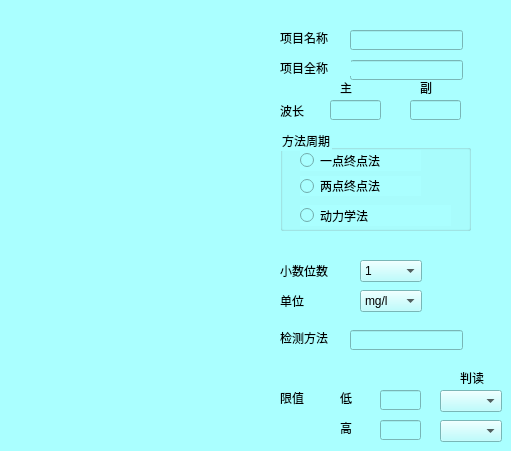
     <widget class="QWidget" name="tab_4">
      <property name="styleSheet">
       <string notr="true">background-color: rgb(170, 255, 255);</string>
      </property>
      <attribute name="title">
       <string>项目信息</string>
      </attribute>
      <widget class="QLabel" name="label_18">
       <property name="geometry">
        <rect>
         <x>280</x>
         <y>30</y>
         <width>71</width>
         <height>16</height>
        </rect>
       </property>
       <property name="text">
        <string>项目名称</string>
       </property>
      </widget>
      <widget class="QLineEdit" name="lineEdit_9">
       <property name="geometry">
        <rect>
         <x>350</x>
         <y>30</y>
         <width>113</width>
         <height>20</height>
        </rect>
       </property>
      </widget>
      <widget class="QLineEdit" name="lineEdit_11">
       <property name="geometry">
        <rect>
         <x>350</x>
         <y>60</y>
         <width>113</width>
         <height>20</height>
        </rect>
       </property>
       <property name="text">
        <string/>
       </property>
      </widget>
      <widget class="QLabel" name="label_25">
       <property name="geometry">
        <rect>
         <x>280</x>
         <y>60</y>
         <width>71</width>
         <height>16</height>
        </rect>
       </property>
       <property name="text">
        <string>项目全称</string>
       </property>
      </widget>
      <widget class="QLabel" name="label_26">
       <property name="geometry">
        <rect>
         <x>280</x>
         <y>100</y>
         <width>41</width>
         <height>21</height>
        </rect>
       </property>
       <property name="text">
        <string>波长</string>
       </property>
      </widget>
      <widget class="QLabel" name="label_27">
       <property name="geometry">
        <rect>
         <x>340</x>
         <y>80</y>
         <width>41</width>
         <height>16</height>
        </rect>
       </property>
       <property name="text">
        <string>主</string>
       </property>
      </widget>
      <widget class="QLabel" name="label_28">
       <property name="geometry">
        <rect>
         <x>420</x>
         <y>80</y>
         <width>41</width>
         <height>16</height>
        </rect>
       </property>
       <property name="text">
        <string>副</string>
       </property>
      </widget>
      <widget class="QLineEdit" name="lineEdit_12">
       <property name="geometry">
        <rect>
         <x>330</x>
         <y>100</y>
         <width>51</width>
         <height>20</height>
        </rect>
       </property>
      </widget>
      <widget class="QLineEdit" name="lineEdit_13">
       <property name="geometry">
        <rect>
         <x>410</x>
         <y>100</y>
         <width>51</width>
         <height>20</height>
        </rect>
       </property>
      </widget>
      <widget class="QGroupBox" name="groupBox_8">
       <property name="geometry">
        <rect>
         <x>280</x>
         <y>130</y>
         <width>191</width>
         <height>101</height>
        </rect>
       </property>
       <property name="title">
        <string>方法周期</string>
       </property>
       <widget class="QRadioButton" name="radioButton">
        <property name="geometry">
         <rect>
          <x>20</x>
          <y>20</y>
          <width>121</width>
          <height>21</height>
         </rect>
        </property>
        <property name="text">
         <string>一点终点法</string>
        </property>
       </widget>
       <widget class="QRadioButton" name="radioButton_2">
        <property name="geometry">
         <rect>
          <x>20</x>
          <y>46</y>
          <width>121</width>
          <height>20</height>
         </rect>
        </property>
        <property name="text">
         <string>两点终点法</string>
        </property>
       </widget>
       <widget class="QRadioButton" name="radioButton_3">
        <property name="geometry">
         <rect>
          <x>20</x>
          <y>75</y>
          <width>151</width>
          <height>21</height>
         </rect>
        </property>
        <property name="text">
         <string>动力学法</string>
        </property>
       </widget>
      </widget>
      <widget class="QLabel" name="label_29">
       <property name="geometry">
        <rect>
         <x>280</x>
         <y>260</y>
         <width>61</width>
         <height>21</height>
        </rect>
       </property>
       <property name="text">
        <string>小数位数</string>
       </property>
      </widget>
      <widget class="QComboBox" name="comboBox_13">
       <property name="geometry">
        <rect>
         <x>360</x>
         <y>260</y>
         <width>62</width>
         <height>22</height>
        </rect>
       </property>
       <item>
        <property name="text">
         <string>1</string>
        </property>
       </item>
       <item>
        <property name="text">
         <string>2</string>
        </property>
       </item>
       <item>
        <property name="text">
         <string>3</string>
        </property>
       </item>
       <item>
        <property name="text">
         <string>4</string>
        </property>
       </item>
      </widget>
      <widget class="QLabel" name="label_30">
       <property name="geometry">
        <rect>
         <x>280</x>
         <y>290</y>
         <width>61</width>
         <height>21</height>
        </rect>
       </property>
       <property name="text">
        <string>单位</string>
       </property>
      </widget>
      <widget class="QComboBox" name="comboBox_14">
       <property name="geometry">
        <rect>
         <x>360</x>
         <y>290</y>
         <width>62</width>
         <height>22</height>
        </rect>
       </property>
       <item>
        <property name="text">
         <string>mg/l</string>
        </property>
       </item>
       <item>
        <property name="text">
         <string>ug/l</string>
        </property>
       </item>
       <item>
        <property name="text">
         <string>g/l</string>
        </property>
       </item>
      </widget>
      <widget class="QLabel" name="label_31">
       <property name="geometry">
        <rect>
         <x>280</x>
         <y>330</y>
         <width>71</width>
         <height>16</height>
        </rect>
       </property>
       <property name="text">
        <string>检测方法</string>
       </property>
      </widget>
      <widget class="QLineEdit" name="lineEdit_14">
       <property name="geometry">
        <rect>
         <x>350</x>
         <y>330</y>
         <width>113</width>
         <height>20</height>
        </rect>
       </property>
       <property name="text">
        <string/>
       </property>
      </widget>
      <widget class="QLabel" name="label_32">
       <property name="geometry">
        <rect>
         <x>280</x>
         <y>390</y>
         <width>61</width>
         <height>16</height>
        </rect>
       </property>
       <property name="text">
        <string>限值</string>
       </property>
      </widget>
      <widget class="QLineEdit" name="lineEdit_15">
       <property name="geometry">
        <rect>
         <x>380</x>
         <y>390</y>
         <width>41</width>
         <height>20</height>
        </rect>
       </property>
       <property name="text">
        <string/>
       </property>
      </widget>
      <widget class="QLabel" name="label_33">
       <property name="geometry">
        <rect>
         <x>340</x>
         <y>390</y>
         <width>31</width>
         <height>16</height>
        </rect>
       </property>
       <property name="text">
        <string>低</string>
       </property>
      </widget>
      <widget class="QComboBox" name="comboBox_15">
       <property name="geometry">
        <rect>
         <x>440</x>
         <y>390</y>
         <width>62</width>
         <height>22</height>
        </rect>
       </property>
       <item>
        <property name="text">
         <string/>
        </property>
       </item>
       <item>
        <property name="text">
         <string>k</string>
        </property>
       </item>
      </widget>
      <widget class="QLabel" name="label_34">
       <property name="geometry">
        <rect>
         <x>460</x>
         <y>370</y>
         <width>31</width>
         <height>16</height>
        </rect>
       </property>
       <property name="text">
        <string>判读</string>
       </property>
      </widget>
      <widget class="QComboBox" name="comboBox_16">
       <property name="geometry">
        <rect>
         <x>440</x>
         <y>420</y>
         <width>62</width>
         <height>22</height>
        </rect>
       </property>
      </widget>
      <widget class="QLabel" name="label_35">
       <property name="geometry">
        <rect>
         <x>340</x>
         <y>420</y>
         <width>31</width>
         <height>16</height>
        </rect>
       </property>
       <property name="text">
        <string>高</string>
       </property>
      </widget>
      <widget class="QLineEdit" name="lineEdit_16">
       <property name="geometry">
        <rect>
         <x>380</x>
         <y>420</y>
         <width>41</width>
         <height>20</height>
        </rect>
       </property>
       <property name="text">
        <string/>
       </property>
      </widget>
     </widget>
